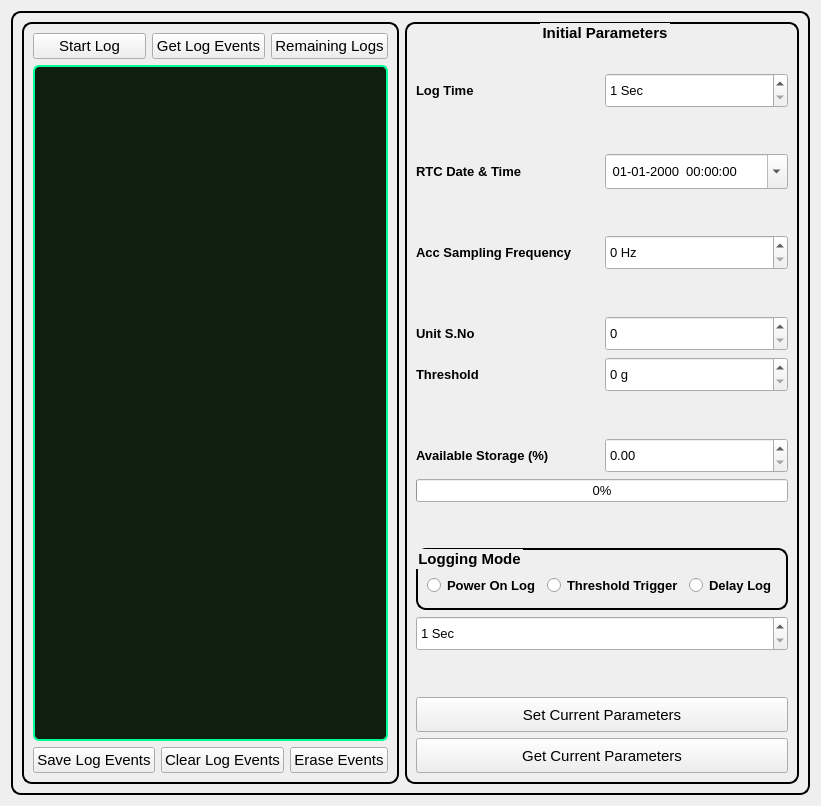
      <widget class="QWidget" name="tab_settings">
       <attribute name="title">
        <string>Settings</string>
       </attribute>
       <layout class="QGridLayout" name="gridLayout_6">
        <item row="0" column="0">
         <widget class="QGroupBox" name="groupBox_logEvents">
          <property name="styleSheet">
           <string notr="true">QGroupBox {
    border: 2px solid black;
    border-radius: 10px;
    background: qradialgradient(
        cx: 0.5, cy: 0.5, radius: 0.9,
        fx: 0.5, fy: 0.5,
        stop: 0 rgba(57, 255, 20, 60),   /* brighter center */
        stop: 1 rgba(57, 255, 20, 15)    /* fades softly to edges */
    );
}
</string>
          </property>
          <layout class="QGridLayout" name="gridLayout_13">
           <item row="0" column="1">
            <widget class="QGroupBox" name="groupBox_2">
             <property name="sizePolicy">
              <sizepolicy hsizetype="Minimum" vsizetype="Preferred">
               <horstretch>0</horstretch>
               <verstretch>0</verstretch>
              </sizepolicy>
             </property>
             <property name="font">
              <font>
               <pointsize>11</pointsize>
               <weight>75</weight>
               <bold>true</bold>
              </font>
             </property>
             <property name="styleSheet">
              <string notr="true"/>
             </property>
             <property name="title">
              <string>Initial Parameters</string>
             </property>
             <property name="alignment">
              <set>Qt::AlignCenter</set>
             </property>
             <layout class="QVBoxLayout" name="verticalLayout_11">
              <item>
               <spacer name="verticalSpacer">
                <property name="orientation">
                 <enum>Qt::Vertical</enum>
                </property>
                <property name="sizeHint" stdset="0">
                 <size>
                  <width>20</width>
                  <height>40</height>
                 </size>
                </property>
               </spacer>
              </item>
              <item>
               <layout class="QHBoxLayout" name="horizontalLayout_5">
                <item>
                 <widget class="QLabel" name="label_6">
                  <property name="font">
                   <font>
                    <pointsize>10</pointsize>
                    <weight>75</weight>
                    <bold>true</bold>
                   </font>
                  </property>
                  <property name="text">
                   <string>Log Time</string>
                  </property>
                 </widget>
                </item>
                <item>
                 <widget class="QSpinBox" name="spinBox_logTime">
                  <property name="minimumSize">
                   <size>
                    <width>0</width>
                    <height>35</height>
                   </size>
                  </property>
                  <property name="font">
                   <font>
                    <pointsize>10</pointsize>
                   </font>
                  </property>
                  <property name="styleSheet">
                   <string notr="true"/>
                  </property>
                  <property name="suffix">
                   <string> Sec</string>
                  </property>
                  <property name="prefix">
                   <string/>
                  </property>
                  <property name="minimum">
                   <number>1</number>
                  </property>
                  <property name="maximum">
                   <number>65535</number>
                  </property>
                 </widget>
                </item>
               </layout>
              </item>
              <item>
               <spacer name="verticalSpacer_4">
                <property name="orientation">
                 <enum>Qt::Vertical</enum>
                </property>
                <property name="sizeHint" stdset="0">
                 <size>
                  <width>20</width>
                  <height>40</height>
                 </size>
                </property>
               </spacer>
              </item>
              <item>
               <layout class="QHBoxLayout" name="horizontalLayout_6">
                <item>
                 <widget class="QLabel" name="label_16">
                  <property name="minimumSize">
                   <size>
                    <width>160</width>
                    <height>0</height>
                   </size>
                  </property>
                  <property name="font">
                   <font>
                    <pointsize>10</pointsize>
                    <weight>75</weight>
                    <bold>true</bold>
                   </font>
                  </property>
                  <property name="text">
                   <string>RTC Date &amp; Time</string>
                  </property>
                 </widget>
                </item>
                <item>
                 <widget class="QDateTimeEdit" name="dateTimeEdit">
                  <property name="minimumSize">
                   <size>
                    <width>170</width>
                    <height>35</height>
                   </size>
                  </property>
                  <property name="font">
                   <font>
                    <pointsize>10</pointsize>
                   </font>
                  </property>
                  <property name="styleSheet">
                   <string notr="true"/>
                  </property>
                  <property name="displayFormat">
                   <string> dd-MM-yyyy  HH:mm:ss</string>
                  </property>
                  <property name="calendarPopup">
                   <bool>true</bool>
                  </property>
                 </widget>
                </item>
               </layout>
              </item>
              <item>
               <spacer name="verticalSpacer_5">
                <property name="orientation">
                 <enum>Qt::Vertical</enum>
                </property>
                <property name="sizeHint" stdset="0">
                 <size>
                  <width>20</width>
                  <height>40</height>
                 </size>
                </property>
               </spacer>
              </item>
              <item>
               <layout class="QHBoxLayout" name="horizontalLayout_11">
                <item>
                 <widget class="QLabel" name="label_17">
                  <property name="font">
                   <font>
                    <pointsize>10</pointsize>
                    <weight>75</weight>
                    <bold>true</bold>
                   </font>
                  </property>
                  <property name="text">
                   <string>Acc Sampling Frequency</string>
                  </property>
                 </widget>
                </item>
                <item>
                 <widget class="QSpinBox" name="spinBox_samplingfrequency">
                  <property name="minimumSize">
                   <size>
                    <width>0</width>
                    <height>35</height>
                   </size>
                  </property>
                  <property name="font">
                   <font>
                    <pointsize>10</pointsize>
                   </font>
                  </property>
                  <property name="styleSheet">
                   <string notr="true"/>
                  </property>
                  <property name="suffix">
                   <string> Hz</string>
                  </property>
                 </widget>
                </item>
               </layout>
              </item>
              <item>
               <spacer name="verticalSpacer_6">
                <property name="orientation">
                 <enum>Qt::Vertical</enum>
                </property>
                <property name="sizeHint" stdset="0">
                 <size>
                  <width>20</width>
                  <height>40</height>
                 </size>
                </property>
               </spacer>
              </item>
              <item>
               <layout class="QHBoxLayout" name="horizontalLayout_12">
                <item>
                 <widget class="QLabel" name="label_18">
                  <property name="font">
                   <font>
                    <pointsize>10</pointsize>
                    <weight>75</weight>
                    <bold>true</bold>
                   </font>
                  </property>
                  <property name="text">
                   <string>Unit S.No</string>
                  </property>
                 </widget>
                </item>
                <item>
                 <widget class="QSpinBox" name="spinBox_unitNumber">
                  <property name="minimumSize">
                   <size>
                    <width>0</width>
                    <height>35</height>
                   </size>
                  </property>
                  <property name="font">
                   <font>
                    <pointsize>10</pointsize>
                   </font>
                  </property>
                  <property name="toolTip">
                   <string>Range 0-255</string>
                  </property>
                  <property name="styleSheet">
                   <string notr="true"/>
                  </property>
                  <property name="maximum">
                   <number>255</number>
                  </property>
                 </widget>
                </item>
               </layout>
              </item>
              <item>
               <layout class="QHBoxLayout" name="horizontalLayout_14">
                <item>
                 <widget class="QLabel" name="label_14">
                  <property name="font">
                   <font>
                    <pointsize>10</pointsize>
                    <weight>75</weight>
                    <bold>true</bold>
                   </font>
                  </property>
                  <property name="text">
                   <string>Threshold</string>
                  </property>
                 </widget>
                </item>
                <item>
                 <widget class="QSpinBox" name="spinBox_threshold">
                  <property name="minimumSize">
                   <size>
                    <width>0</width>
                    <height>35</height>
                   </size>
                  </property>
                  <property name="font">
                   <font>
                    <pointsize>10</pointsize>
                   </font>
                  </property>
                  <property name="suffix">
                   <string> g</string>
                  </property>
                 </widget>
                </item>
               </layout>
              </item>
              <item>
               <spacer name="verticalSpacer_7">
                <property name="orientation">
                 <enum>Qt::Vertical</enum>
                </property>
                <property name="sizeHint" stdset="0">
                 <size>
                  <width>20</width>
                  <height>40</height>
                 </size>
                </property>
               </spacer>
              </item>
              <item>
               <layout class="QVBoxLayout" name="verticalLayout_10">
                <item>
                 <layout class="QHBoxLayout" name="horizontalLayout_30">
                  <item>
                   <widget class="QLabel" name="label_31">
                    <property name="font">
                     <font>
                      <pointsize>10</pointsize>
                      <weight>75</weight>
                      <bold>true</bold>
                     </font>
                    </property>
                    <property name="text">
                     <string>Available Storage (%)</string>
                    </property>
                   </widget>
                  </item>
                  <item>
                   <widget class="QDoubleSpinBox" name="doubleSpinBox_availableStorage">
                    <property name="minimumSize">
                     <size>
                      <width>0</width>
                      <height>35</height>
                     </size>
                    </property>
                    <property name="sizeIncrement">
                     <size>
                      <width>0</width>
                      <height>0</height>
                     </size>
                    </property>
                    <property name="font">
                     <font>
                      <pointsize>10</pointsize>
                     </font>
                    </property>
                   </widget>
                  </item>
                 </layout>
                </item>
                <item>
                 <widget class="QProgressBar" name="progressBar_storage">
                  <property name="sizePolicy">
                   <sizepolicy hsizetype="Minimum" vsizetype="Fixed">
                    <horstretch>0</horstretch>
                    <verstretch>0</verstretch>
                   </sizepolicy>
                  </property>
                  <property name="font">
                   <font>
                    <pointsize>10</pointsize>
                   </font>
                  </property>
                  <property name="styleSheet">
                   <string notr="true"/>
                  </property>
                  <property name="value">
                   <number>0</number>
                  </property>
                 </widget>
                </item>
                <item>
                 <spacer name="verticalSpacer_8">
                  <property name="orientation">
                   <enum>Qt::Vertical</enum>
                  </property>
                  <property name="sizeHint" stdset="0">
                   <size>
                    <width>20</width>
                    <height>40</height>
                   </size>
                  </property>
                 </spacer>
                </item>
               </layout>
              </item>
              <item>
               <widget class="QGroupBox" name="groupBox_radio">
                <property name="sizePolicy">
                 <sizepolicy hsizetype="Preferred" vsizetype="Preferred">
                  <horstretch>0</horstretch>
                  <verstretch>0</verstretch>
                 </sizepolicy>
                </property>
                <property name="maximumSize">
                 <size>
                  <width>16777215</width>
                  <height>94</height>
                 </size>
                </property>
                <property name="font">
                 <font>
                  <pointsize>11</pointsize>
                  <weight>75</weight>
                  <bold>true</bold>
                 </font>
                </property>
                <property name="styleSheet">
                 <string notr="true"/>
                </property>
                <property name="title">
                 <string>Logging Mode</string>
                </property>
                <layout class="QHBoxLayout" name="horizontalLayout_3">
                 <property name="topMargin">
                  <number>25</number>
                 </property>
                 <property name="bottomMargin">
                  <number>12</number>
                 </property>
                 <item>
                  <widget class="QRadioButton" name="radioButton_powerOnLog">
                   <property name="font">
                    <font>
                     <pointsize>10</pointsize>
                     <weight>75</weight>
                     <bold>true</bold>
                    </font>
                   </property>
                   <property name="text">
                    <string>Power On Log</string>
                   </property>
                  </widget>
                 </item>
                 <item>
                  <widget class="QRadioButton" name="radioButton_GPIO">
                   <property name="font">
                    <font>
                     <pointsize>10</pointsize>
                     <weight>75</weight>
                     <bold>true</bold>
                    </font>
                   </property>
                   <property name="text">
                    <string>Threshold Trigger</string>
                   </property>
                  </widget>
                 </item>
                 <item>
                  <widget class="QRadioButton" name="radioButton_delayLog">
                   <property name="font">
                    <font>
                     <pointsize>10</pointsize>
                     <weight>75</weight>
                     <bold>true</bold>
                    </font>
                   </property>
                   <property name="text">
                    <string>Delay Log</string>
                   </property>
                  </widget>
                 </item>
                </layout>
               </widget>
              </item>
              <item>
               <widget class="QSpinBox" name="spinBox_delayLog">
                <property name="minimumSize">
                 <size>
                  <width>0</width>
                  <height>35</height>
                 </size>
                </property>
                <property name="font">
                 <font>
                  <pointsize>10</pointsize>
                 </font>
                </property>
                <property name="styleSheet">
                 <string notr="true"/>
                </property>
                <property name="suffix">
                 <string> Sec</string>
                </property>
                <property name="prefix">
                 <string/>
                </property>
                <property name="minimum">
                 <number>1</number>
                </property>
                <property name="maximum">
                 <number>65535</number>
                </property>
               </widget>
              </item>
              <item>
               <spacer name="verticalSpacer_12">
                <property name="orientation">
                 <enum>Qt::Vertical</enum>
                </property>
                <property name="sizeHint" stdset="0">
                 <size>
                  <width>20</width>
                  <height>40</height>
                 </size>
                </property>
               </spacer>
              </item>
              <item>
               <widget class="QPushButton" name="pushButton_setCurrentParameters">
                <property name="minimumSize">
                 <size>
                  <width>0</width>
                  <height>35</height>
                 </size>
                </property>
                <property name="font">
                 <font>
                  <pointsize>11</pointsize>
                 </font>
                </property>
                <property name="text">
                 <string>Set Current Parameters</string>
                </property>
               </widget>
              </item>
              <item>
               <widget class="QPushButton" name="pushButton_currentParameters">
                <property name="minimumSize">
                 <size>
                  <width>0</width>
                  <height>35</height>
                 </size>
                </property>
                <property name="font">
                 <font>
                  <pointsize>11</pointsize>
                 </font>
                </property>
                <property name="text">
                 <string>Get Current Parameters</string>
                </property>
               </widget>
              </item>
             </layout>
            </widget>
           </item>
           <item row="0" column="0">
            <widget class="QGroupBox" name="groupBox_events">
             <property name="sizePolicy">
              <sizepolicy hsizetype="MinimumExpanding" vsizetype="Preferred">
               <horstretch>0</horstretch>
               <verstretch>0</verstretch>
              </sizepolicy>
             </property>
             <layout class="QVBoxLayout" name="verticalLayout_2">
              <item>
               <layout class="QHBoxLayout" name="horizontalLayout_4">
                <item>
                 <widget class="QPushButton" name="pushButton_startLog">
                  <property name="font">
                   <font>
                    <pointsize>11</pointsize>
                   </font>
                  </property>
                  <property name="text">
                   <string>Start Log</string>
                  </property>
                 </widget>
                </item>
                <item>
                 <widget class="QPushButton" name="pushButton_getLogEvents">
                  <property name="font">
                   <font>
                    <pointsize>11</pointsize>
                   </font>
                  </property>
                  <property name="text">
                   <string>Get Log Events</string>
                  </property>
                 </widget>
                </item>
                <item>
                 <widget class="QPushButton" name="pushButton_remainingLogs">
                  <property name="minimumSize">
                   <size>
                    <width>0</width>
                    <height>0</height>
                   </size>
                  </property>
                  <property name="font">
                   <font>
                    <pointsize>11</pointsize>
                   </font>
                  </property>
                  <property name="text">
                   <string>Remaining Logs</string>
                  </property>
                 </widget>
                </item>
               </layout>
              </item>
              <item>
               <widget class="QTableWidget" name="tableWidget_getLogEvents">
                <property name="font">
                 <font>
                  <family>Segoe UI</family>
                  <pointsize>10</pointsize>
                  <weight>75</weight>
                  <bold>true</bold>
                 </font>
                </property>
                <property name="styleSheet">
                 <string notr="true"> QTableWidget {
        background-color: #0F1F0F;                /* deep green background */
        alternate-background-color: #162C16;     /* subtle dark alternate row */
        color: #FFFF66;                           /* bold yellow text */
        gridline-color: #2C4C2C;                 /* subtle grid lines */
        border: 2px solid #00FF96;               /* neon border */
        border-radius: 6px;
        selection-background-color: #004C3F;     /* dark teal when selected */
        selection-color: #FFFFFF;
        font-family: 'Segoe UI';
        font-size: 10pt;
		font-weight: bold;
    }

    QHeaderView::section {
        background-color: #00B86B;               /* green gradient header */
        color: black;
        font-weight: bold;
        border: 1px solid #00FF96;
        padding: 4px;
        font-size: 9.5pt;
    }

    QHeaderView::section:horizontal {
        background-color: qlineargradient(
            x1:0, y1:0, x2:0, y2:1,
            stop:0 #00FF96, stop:1 #007A4B
        );
        color: #000000;
        font-weight: bold;
    }

    QHeaderView::section:vertical {
        background-color: #006644;
        color: white;
    }

    QScrollBar:vertical {
        border: none;
        background: #0F1F0F;
        width: 10px;
        margin: 0px;
    }

    QScrollBar::handle:vertical {
        background: #00FF96;
        min-height: 20px;
        border-radius: 4px;
    }

    QScrollBar::handle:vertical:hover {
        background: #54AA33;
    }

    QScrollBar::add-line:vertical,
    QScrollBar::sub-line:vertical {
        background: none;
        border: none;
    }

    QTableCornerButton::section {
        background-color: #00B86B;
        border: 1px solid #00FF96;
    }</string>
                </property>
               </widget>
              </item>
              <item>
               <layout class="QHBoxLayout" name="horizontalLayout_2">
                <item>
                 <widget class="QPushButton" name="pushButton_saveLogPlots">
                  <property name="sizePolicy">
                   <sizepolicy hsizetype="Minimum" vsizetype="Preferred">
                    <horstretch>0</horstretch>
                    <verstretch>0</verstretch>
                   </sizepolicy>
                  </property>
                  <property name="font">
                   <font>
                    <pointsize>11</pointsize>
                   </font>
                  </property>
                  <property name="text">
                   <string>Save Log Events</string>
                  </property>
                 </widget>
                </item>
                <item>
                 <widget class="QPushButton" name="pushButton_clearLogPlots">
                  <property name="sizePolicy">
                   <sizepolicy hsizetype="Minimum" vsizetype="Preferred">
                    <horstretch>0</horstretch>
                    <verstretch>0</verstretch>
                   </sizepolicy>
                  </property>
                  <property name="font">
                   <font>
                    <pointsize>11</pointsize>
                   </font>
                  </property>
                  <property name="text">
                   <string>Clear Log Events</string>
                  </property>
                 </widget>
                </item>
                <item>
                 <widget class="QPushButton" name="pushButton_erase">
                  <property name="sizePolicy">
                   <sizepolicy hsizetype="Minimum" vsizetype="Preferred">
                    <horstretch>0</horstretch>
                    <verstretch>0</verstretch>
                   </sizepolicy>
                  </property>
                  <property name="font">
                   <font>
                    <pointsize>11</pointsize>
                   </font>
                  </property>
                  <property name="text">
                   <string>Erase Events</string>
                  </property>
                 </widget>
                </item>
               </layout>
              </item>
             </layout>
            </widget>
           </item>
          </layout>
         </widget>
        </item>
       </layout>
      </widget>
